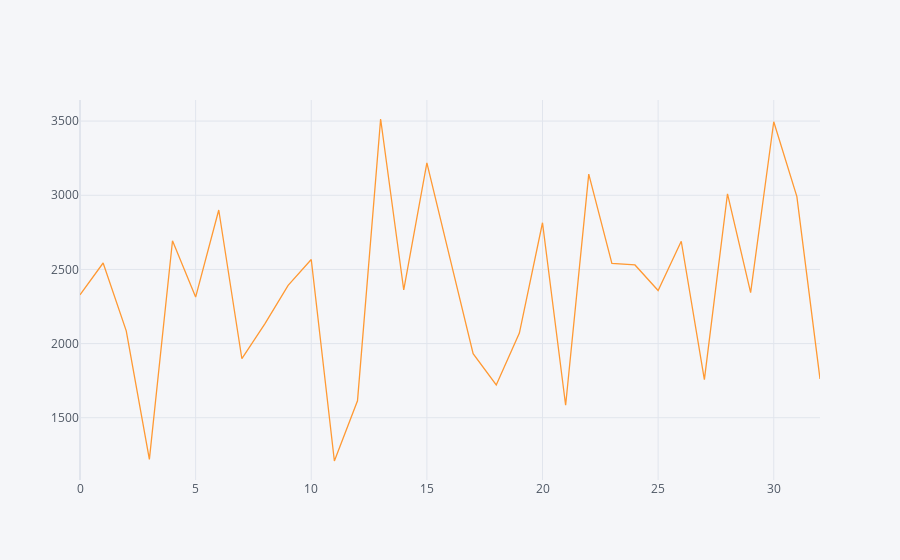

Here is the notebook cell this chart was saved with:
### Code cell
district.iplot(kind='line')

### Figure 1 — Plotly figure (JSON) as saved in the notebook; plotly's stock layout.template omitted (floating-point values rounded to 4 significant figures)
{"data": [{"line": {"color": "rgba(255, 153, 51, 1.0)", "dash": "solid", "shape": "linear", "width": 1.3}, "mode": "lines", "name": "Overall", "text": "", "type": "scatter", "x": [0, 1, 2, 3, 4, 5, 6, 7, 8, 9, 10, 11, 12, 13, 14, 15, 16, 17, 18, 19, 20, 21, 22, 23, 24, 25, 26, 27, 28, 29, 30, 31, 32], "y": [2329.0, 2543.0, 2086.0, 1219.0, 2693.0, 2314.0, 2901.0, 1898.0, 2135.0, 2393.0, 2567.0, 1209.0, 1615.0, 3514.0, 2361.0, 3219.0, 2575.0, 1932.0, 1721.0, 2071.0, 2815.0, 1584.0, 3142.0, 2541.0, 2530.0, 2358.0, 2690.0, 1757.0, 3010.0, 2343.0, 3496.0, 2991.0, 1761.0]}], "layout": {"autosize": true, "legend": {"bgcolor": "#F5F6F9", "font": {"color": "#4D5663"}}, "paper_bgcolor": "#F5F6F9", "plot_bgcolor": "#F5F6F9", "title": {"font": {"color": "#4D5663"}}, "xaxis": {"autorange": true, "gridcolor": "#E1E5ED", "range": [0, 32], "showgrid": true, "tickfont": {"color": "#4D5663"}, "title": {"font": {"color": "#4D5663"}, "text": ""}, "type": "linear", "zerolinecolor": "#E1E5ED"}, "yaxis": {"autorange": true, "gridcolor": "#E1E5ED", "range": [1080.0, 3642.0], "showgrid": true, "tickfont": {"color": "#4D5663"}, "title": {"font": {"color": "#4D5663"}, "text": ""}, "type": "linear", "zerolinecolor": "#E1E5ED"}}}
